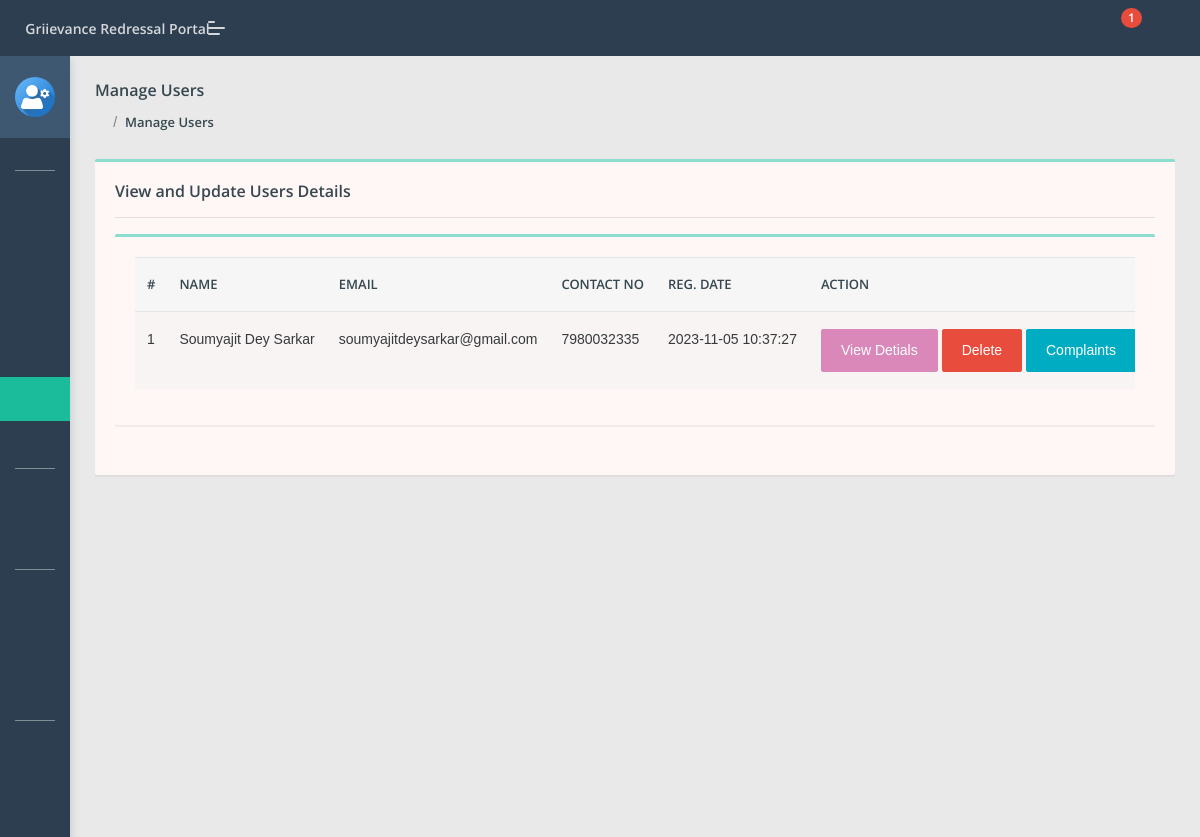
The page /grp/admin/manage-users.php (signed in) on the database as committed earlier.
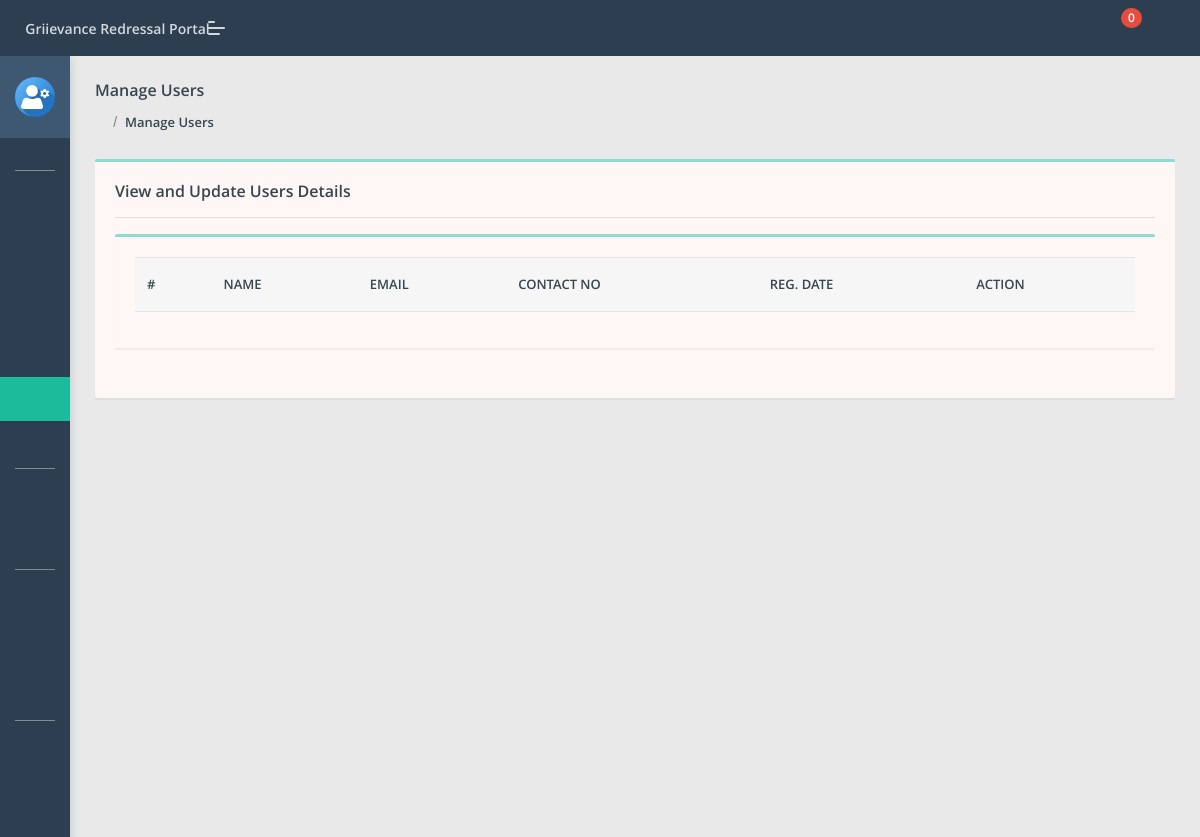
The same page on the database as committed later.
### tables this page shows
CREATE TABLE `users` (
  `id` int(11) NOT NULL,
  `fullName` varchar(255) DEFAULT NULL,
  `userEmail` varchar(255) DEFAULT NULL,
  `password` varchar(255) DEFAULT NULL,
  `contactNo` bigint(11) DEFAULT NULL,
  `address` tinytext DEFAULT NULL,
  `State` varchar(255) DEFAULT NULL,
  `country` varchar(255) DEFAULT NULL,
  `pincode` int(6) DEFAULT NULL,
  `userImage` varchar(255) DEFAULT NULL,
  `regDate` timestamp NOT NULL DEFAULT current_timestamp(),
  `updationDate` timestamp NULL DEFAULT NULL,
  `status` int(1) DEFAULT NULL
);

### grp/admin/manage-users.php (the view, shortened to what the changed rows need)
<?php
include('include/config.php');
if (strlen($_SESSION['aid']) == 0) {
    header('location:index.php');
} else {
    ?>
    <!DOCTYPE html>
    <html lang="en">
    <head>
        <link rel="stylesheet" href="assets/css/style.css">
    </head>
    <body class="">
        <?php include('include/sidebar.php'); ?>
        <?php include('include/header.php'); ?>
        <section class="pcoded-main-container">
            <div class="pcoded-content">
                <div class="page-header">
                    <div class="page-block">
                        <div class="row align-items-center">
                            <div class="col-md-12">
                                <div class="page-header-title">
                                    <h5 class="m-b-10">Manage Users</h5>
                                </div>
                                <ul class="breadcrumb">
                                    <li class="breadcrumb-item"><a href="dashboard.php"><i
                                                class="feather icon-home"></i></a></li>
                                    <li class="breadcrumb-item"><a href="manage-users.php">Manage Users</a></li>
                                </ul>
                            </div>
                        </div>
                    </div>
                </div>
                <div class="row">
                    <div class="col-sm-12">
                        <div class="card">
                            <div class="card-body">
                                <h5>View and Update Users Details</h5>
                                <hr>
                                <div class="row">
                                    <div class="col-xl-12">
                                        <div class="card">
                                            <div class="card-body table-border-style">
                                                <div class="table-responsive">
                                                    <table class="table table-striped">
                                                        <thead>
                                                            <tr>
                                                                <th>#</th>
                                                                <th> Name</th>
                                                                <th>Email </th>
                                                                <th>Contact no</th>
                                                                <th>Reg. Date </th>
                                                                <th>Action</th>
                                                            </tr>
                                                        </thead>
                                                        <tbody>
                                                            <?php $query = mysqli_query($con, "select * from users");
                                                            $cnt = 1;
                                                            while ($row = mysqli_fetch_array($query)) {
                                                                ?>
                                                                <tr>
                                                                    <td>
                                                                        <?php echo htmlentities($cnt); ?>
                                                                    </td>
                                                                    <td>
                                                                        <?php echo htmlentities($row['fullName']); ?>
                                                                    </td>
                                                                    <td>
                                                                        <?php echo htmlentities($row['userEmail']); ?>
                                                                    </td>
                                                                    <td>
                                                                        <?php echo htmlentities($row['contactNo']); ?>
                                                                    </td>
                                                                    <td>
                                                                        <?php echo htmlentities($row['regDate']); ?>
                                                                    </td>
                                                                    <td><a href="javascript:void(0);"
                                                                            onClick="popUpWindow('userprofile.php?uid=<?php echo htmlentities($row['id']); ?>');"
                                                                            title="View Details"
                                                                            class="btn btn-primary  btn-xs">View Detials</a>
                                                                        <a href="manage-users.php?uid=<?php echo htmlentities($row['id']); ?>&&action=del"
                                                                            title="Delete"
                                                                            onClick="return confirm('All complaints belongs to user will also delete.')"
                                                                            class="btn btn-danger">Delete</a>
                                                                        <a href="user-complaints.php?uid=<?php echo htmlentities($row['id']); ?>&&uname=<?php echo htmlentities($row['fullName']); ?>"
                                                                            title="View User Complaints"
                                                                            class="btn btn-info  btn-xs">Complaints</a>
                                                                    </td>
                                                                </tr>
                                                                <?php $cnt = $cnt + 1;
                                                            } ?>
                                                        </tbody>
                                                    </table>
                                                </div>
                                            </div>
                                        </div>
                                    </div>
                                </div>
                            </div>
                        </div>
                    </div>
                </div>
            </div>
        </section>
    </body>
    </html>
<?php } ?>

### grp/admin/include/header.php (shortened to what the changed rows need)
<header class="navbar pcoded-header navbar-expand-lg navbar-light header-dark">
	<div class="m-header">
		<a class="mobile-menu" id="mobile-collapse" href="#!"><span></span></a>
		<a href="dashboard.php" class="b-brand">
			<strong>Griievance Redressal Portal</strong>
		</a>
	</div>
	<div class="collapse navbar-collapse">
		<ul class="navbar-nav ml-auto">
			<li>
				<div class="dropdown">
					<a class="dropdown-toggle" href="#" data-toggle="dropdown">
						<i class="icon feather icon-bell"></i>
						<?php
						$rt = mysqli_query($con, "select tblcomplaints.*,users.fullName as name from tblcomplaints join users on users.id=tblcomplaints.userId where tblcomplaints.status is null");
						$num1 = mysqli_num_rows($rt);
						?>
						<span class="badge badge-pill badge-danger">
							<?php echo htmlentities($num1) ?>
						</span>
					</a>
				</div>
			</li>
			<li>
				<div class="dropdown drp-user">
					<a href="#" class="dropdown-toggle" data-toggle="dropdown">
						<i class="feather icon-user"></i>
					</a>
				</div>
			</li>
		</ul>
	</div>
</header>

Rows that differ between the two databases and show on the page:
removed users: fullName "Soumyajit Dey Sarkar", userEmail "soumyajitdeysarkar@gmail.com", contactNo "7980032335", regDate "2023-11-05 10:37:27"
Other text that changed with them:
$num1: "1" → "0"
